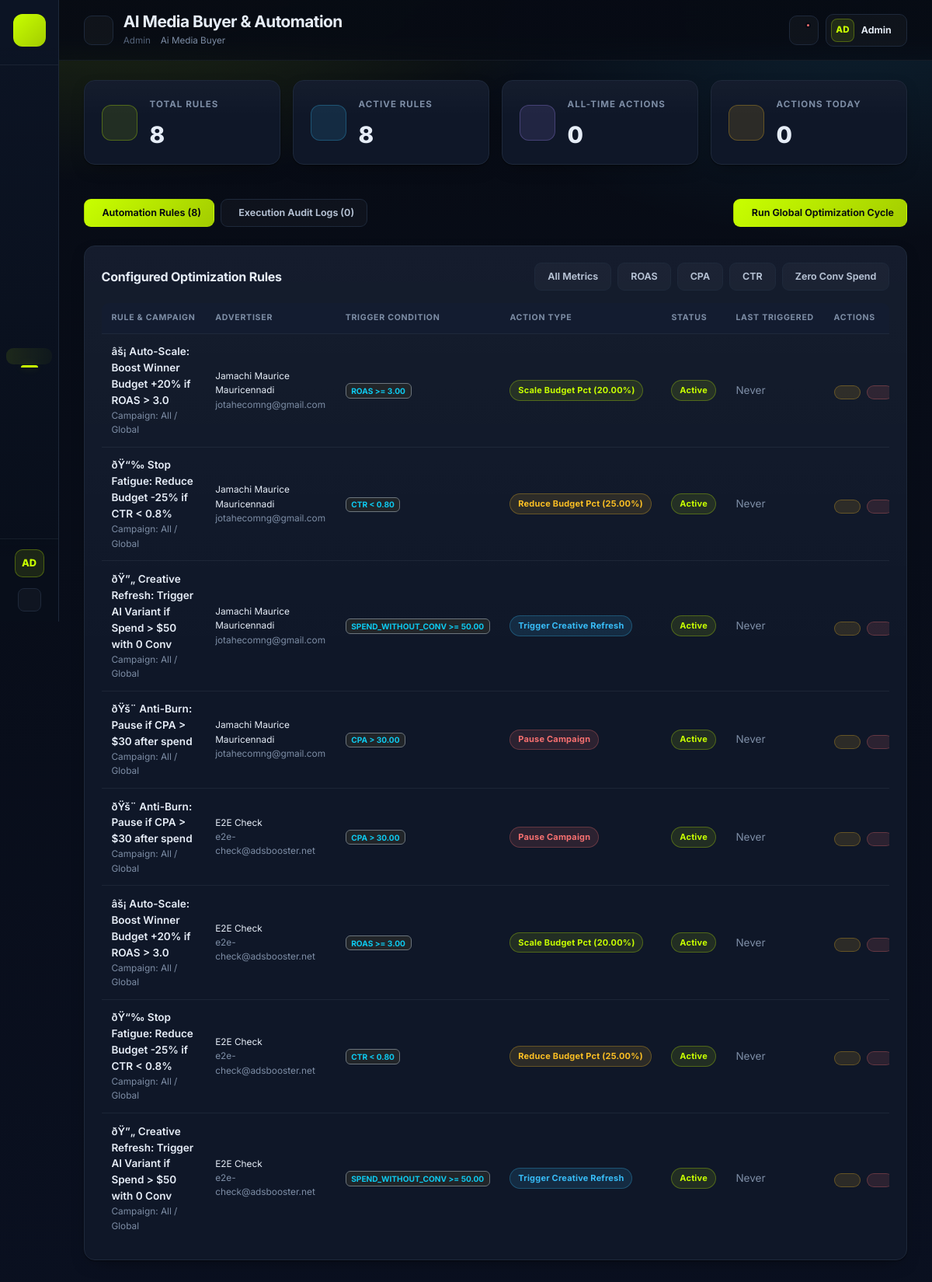
The app's page /admin/ai-media-buyer.php (signed in) with its own data.
### tables this page shows
CREATE TABLE IF NOT EXISTS `ai_media_buyer_rules` (
  `id` int NOT NULL AUTO_INCREMENT,
  `user_id` int NOT NULL,
  `campaign_id` int DEFAULT NULL,
  `rule_name` varchar(255) NOT NULL,
  `condition_metric` enum('cpa','ctr','roas','spend_without_conv','frequency') NOT NULL,
  `condition_operator` enum('>','<','>=','<=') NOT NULL,
  `condition_value` decimal(10,2) NOT NULL,
  `action_type` enum('pause_campaign','scale_budget_pct','reduce_budget_pct','trigger_creative_refresh','notify_only') NOT NULL,
  `action_value` decimal(10,2) DEFAULT '0.00',
  `is_active` tinyint(1) DEFAULT '1',
  `last_triggered_at` timestamp NULL DEFAULT NULL,
  `created_at` timestamp NULL DEFAULT CURRENT_TIMESTAMP,
  PRIMARY KEY (`id`),
  KEY `idx_media_buyer_user` (`user_id`)
);

CREATE TABLE IF NOT EXISTS `users` (
  `id` int NOT NULL AUTO_INCREMENT,
  `full_name` varchar(150) DEFAULT NULL,
  `email` varchar(190) DEFAULT NULL,
  `ad_credits` decimal(12,2) DEFAULT '0.00',
  `ai_credits` int DEFAULT '0',
  `ai_preferred_provider` varchar(20) DEFAULT NULL,
  `avatar` varchar(500) DEFAULT NULL,
  `company` varchar(150) DEFAULT NULL,
  `user_role` varchar(50) DEFAULT 'user',
  `plan_id` int DEFAULT NULL,
  `status` varchar(20) DEFAULT 'active',
  `is_admin` tinyint(1) DEFAULT '0',
  `password` varchar(255) DEFAULT NULL,
  `role` varchar(50) DEFAULT 'user',
  `phone` varchar(50) DEFAULT NULL,
  `facebook` varchar(500) DEFAULT NULL,
  `twitter` varchar(500) DEFAULT NULL,
  `linkedin` varchar(500) DEFAULT NULL,
  `account_type` varchar(30) DEFAULT 'individual',
  `google_id` varchar(64) DEFAULT NULL,
  `referral_code` varchar(32) DEFAULT NULL,
  `referred_by` int DEFAULT NULL,
  `onboarding_completed` tinyint(1) NOT NULL DEFAULT '0',
  `two_factor_secret` varchar(255) DEFAULT NULL,
  `two_factor_enabled` tinyint(1) NOT NULL DEFAULT '0',
  `totp_enabled` tinyint(1) NOT NULL DEFAULT '0',
  `created_at` datetime DEFAULT NULL,
  `achievement_points` int NOT NULL DEFAULT '0',
  `billing_cycle` varchar(20) NOT NULL DEFAULT 'monthly',
  `plan_expiry` datetime DEFAULT NULL,
  `auto_refill_enabled` tinyint(1) NOT NULL DEFAULT '0',
  `auto_refill_threshold` decimal(10,2) NOT NULL DEFAULT '10.00',
  `auto_refill_amount` decimal(12,2) NOT NULL DEFAULT '50.00',
  `auto_refill_gateway` varchar(40) DEFAULT NULL,
  `parent_user_id` int DEFAULT NULL,
  `username` varchar(100) DEFAULT NULL,
  `headline` varchar(255) DEFAULT NULL,
  `bio` text,
  `two_factor_backup` text,
  `fa_attempts` int NOT NULL DEFAULT '0',
  `is_verified_seller` tinyint(1) NOT NULL DEFAULT '0',
  `totp_secret` varchar(255) DEFAULT NULL,
  `two_factor_type` varchar(20) DEFAULT NULL,
  `two_factor_setup_at` datetime DEFAULT NULL,
  `remember_token` varchar(64) DEFAULT NULL,
  `remember_token_expires_at` datetime DEFAULT NULL,
  `email_2fa_code` varchar(255) DEFAULT NULL,
  `email_2fa_expires_at` datetime DEFAULT NULL,
  `2fa_attempts` tinyint unsigned NOT NULL DEFAULT '0',
  `onboarding_popup_dismissed` tinyint unsigned NOT NULL DEFAULT '0',
  PRIMARY KEY (`id`),
  UNIQUE KEY `email` (`email`),
  UNIQUE KEY `uq_users_referral_code` (`referral_code`),
  KEY `idx_users_referred_by` (`referred_by`),
  KEY `idx_users_referral_code` (`referral_code`)
);

### config/db.php (called while the page is built, shortened)
<?php
class Database
{
    private static ?Database $instance = null;
    private ?PDO $connection = null;
    private string $host = '127.0.0.1';
    private string $port = '3306';
    private string $dbname = 'adsbooster';
    private string $charset = 'utf8mb4';
    private string $username = 'root';
    private string $password = '';
    private function __construct()
    {
        $dsn = "mysql:host={$this->host};port={$this->port};dbname={$this->dbname};charset={$this->charset}";
        $options = [
            PDO::ATTR_ERRMODE            => PDO::ERRMODE_EXCEPTION,
            PDO::ATTR_DEFAULT_FETCH_MODE => PDO::FETCH_ASSOC,
            PDO::ATTR_EMULATE_PREPARES   => false,
            PDO::ATTR_TIMEOUT            => 8,
        ];
        try {
            $this->connection = new PDO($dsn, $this->username, $this->password, $options);
        } catch (PDOException $e) {
            error_log("Database connection failed: " . $e->getMessage());
            throw new \PDOException(
                'Database connection failed (db=' . $this->dbname . ', user=' . $this->username
                    . '): ' . $e->getMessage(),
                (int)$e->getCode(),
                $e
            );
        }
    }
    public static function getInstance(): self
    {
        if (self::$instance === null) {
            self::$instance = new self();
        }
        return self::$instance;
    }
    public function query(string $sql, array $params = []): PDOStatement
    {
        $stmt = $this->connection->prepare($sql);
        $stmt->execute($params);
        return $stmt;
    }
    public function fetchOne(string $sql, array $params = []): ?array
    {
        $stmt = $this->query($sql, $params);
        $result = $stmt->fetch();
        return $result ?: null;
    }
    public function fetchAll(string $sql, array $params = []): array
    {
        $stmt = $this->query($sql, $params);
        return $stmt->fetchAll();
    }
    public function count(string $table, string $where = '1=1', array $params = []): int
    {
        $sql = "SELECT COUNT(*) as cnt FROM {$table} WHERE {$where}";
        $result = $this->fetchOne($sql, $params);
        return (int)($result['cnt'] ?? 0);
    }
}
function db(): Database
{
    return Database::getInstance();
}

### admin/ai-media-buyer.php (the view, shortened to what this page needs)
<?php declare(strict_types=1);
$totalRules    = db()->count('ai_media_buyer_rules');
$activeRules   = db()->count('ai_media_buyer_rules', 'is_active = 1');
$totalLogs     = db()->count('ai_media_buyer_logs');
$actionsToday  = db()->count('ai_media_buyer_logs', 'DATE(created_at) = CURDATE()');
$tab = $_GET['tab'] ?? 'rules';
$filterMetric = $_GET['metric'] ?? '';
$ruleWhere = '1=1';
$ruleParams = [];
$rules = db()->fetchAll(
    "SELECT r.*, u.full_name, u.email, c.campaign_name
     FROM ai_media_buyer_rules r
     LEFT JOIN users u ON u.id = r.user_id
     LEFT JOIN ad_campaigns c ON c.id = r.campaign_id
     WHERE {$ruleWhere}
     ORDER BY r.created_at DESC LIMIT 100",
    $ruleParams
);
require_once __DIR__ . '/sidebar.php';
?>
<div class="row g-3 mb-4">
    <div class="col-xl-3 col-md-6">
        <div class="admin-card d-flex align-items-center gap-3">
            <div class="card-icon green"><i class="ph-bold ph-cpu"></i></div>
            <div>
                <div class="card-title">Total Rules</div>
                <div class="card-value"><?= number_format($totalRules) ?></div>
            </div>
        </div>
    </div>
    <div class="col-xl-3 col-md-6">
        <div class="admin-card d-flex align-items-center gap-3">
            <div class="card-icon blue"><i class="ph-bold ph-play-circle"></i></div>
            <div>
                <div class="card-title">Active Rules</div>
                <div class="card-value"><?= number_format($activeRules) ?></div>
            </div>
        </div>
    </div>
    <div class="col-xl-3 col-md-6">
        <div class="admin-card d-flex align-items-center gap-3">
            <div class="card-icon purple"><i class="ph-bold ph-lightning"></i></div>
            <div>
                <div class="card-title">All-Time Actions</div>
                <div class="card-value"><?= number_format($totalLogs) ?></div>
            </div>
        </div>
    </div>
    <div class="col-xl-3 col-md-6">
        <div class="admin-card d-flex align-items-center gap-3">
            <div class="card-icon yellow"><i class="ph-bold ph-clock-counter-clockwise"></i></div>
            <div>
                <div class="card-title">Actions Today</div>
                <div class="card-value"><?= number_format($actionsToday) ?></div>
            </div>
        </div>
    </div>
</div>
<div class="d-flex flex-wrap align-items-center justify-content-between gap-3 mb-4">
    <div class="d-flex gap-2">
        <a href="?tab=rules" class="btn-admin <?= $tab === 'rules' ? 'btn-admin-green' : 'btn-admin-outline' ?>">
            <i class="ph-bold ph-sliders"></i> Automation Rules (<?= $totalRules ?>)
        </a>
        <a href="?tab=logs" class="btn-admin <?= $tab === 'logs' ? 'btn-admin-green' : 'btn-admin-outline' ?>">
            <i class="ph-bold ph-list-dashes"></i> Execution Audit Logs (<?= $totalLogs ?>)
        </a>
    </div>
    <form method="POST" onsubmit="return confirm('Run global AI media buyer evaluation on all active campaigns right now?');">
        <button type="submit" class="btn-admin btn-admin-green">
            <i class="ph-bold ph-lightning"></i> Run Global Optimization Cycle
        </button>
    </form>
</div>
<?php if ($tab === 'rules'): ?>
    <div class="admin-card">
        <div class="d-flex flex-wrap align-items-center justify-content-between gap-3 mb-3">
            <h6 class="text-white fw-bold mb-0">Configured Optimization Rules</h6>
            <div class="d-flex gap-2">
                <a href="?tab=rules" class="btn-admin btn-admin-outline <?= !$filterMetric ? 'active' : '' ?>">All Metrics</a>
                <a href="?tab=rules&metric=roas" class="btn-admin btn-admin-outline <?= $filterMetric === 'roas' ? 'active' : '' ?>">ROAS</a>
                <a href="?tab=rules&metric=cpa" class="btn-admin btn-admin-outline <?= $filterMetric === 'cpa' ? 'active' : '' ?>">CPA</a>
                <a href="?tab=rules&metric=ctr" class="btn-admin btn-admin-outline <?= $filterMetric === 'ctr' ? 'active' : '' ?>">CTR</a>
                <a href="?tab=rules&metric=spend_without_conv" class="btn-admin btn-admin-outline <?= $filterMetric === 'spend_without_conv' ? 'active' : '' ?>">Zero Conv Spend</a>
            </div>
        </div>
        <?php if (empty($rules)): ?>
            <p class="text-muted py-4 text-center">No media buyer automation rules found.</p>
        <?php else: ?>
            <div class="table-responsive">
                <table class="admin-table">
                    <thead>
                        <tr>
                            <th>Rule & Campaign</th>
                            <th>Advertiser</th>
                            <th>Trigger Condition</th>
                            <th>Action Type</th>
                            <th>Status</th>
                            <th>Last Triggered</th>
                            <th>Actions</th>
                        </tr>
                    </thead>
                    <tbody>
                        <?php foreach ($rules as $r): ?>
                            <tr>
                                <td>
                                    <div class="fw-semibold text-white"><?= htmlspecialchars($r['rule_name']) ?></div>
                                    <div class="text-muted small">Campaign: <?= htmlspecialchars($r['campaign_name'] ?? 'All / Global') ?></div>
                                </td>
                                <td>
                                    <div class="text-white small"><?= htmlspecialchars($r['full_name'] ?? 'System') ?></div>
                                    <div class="text-muted small"><?= htmlspecialchars($r['email'] ?? '') ?></div>
                                </td>
                                <td>
                                    <span class="badge bg-dark border border-secondary text-info">
                                        <?= strtoupper($r['condition_metric']) ?> <?= $r['condition_operator'] ?> <?= $r['condition_value'] ?>
                                    </span>
                                </td>
                                <td>
                                    <?php
                                    $actionBadges = [
                                        'pause_campaign' => 'badge-status rejected',
                                        'scale_budget_pct' => 'badge-status active',
                                        'reduce_budget_pct' => 'badge-status warning',
                                        'trigger_creative_refresh' => 'badge-status in_progress',
                                        'notify_only' => 'badge-status pending',
                                    ];
                                    $cls = $actionBadges[$r['action_type']] ?? 'badge-status pending';
                                    ?>
                                    <span class="<?= $cls ?>">
                                        <?= ucwords(str_replace('_', ' ', $r['action_type'])) ?>
                                        <?= $r['action_value'] > 0 ? "({$r['action_value']}%)" : '' ?>
                                    </span>
                                </td>
                                <td>
                                    <span class="badge-status <?= $r['is_active'] ? 'active' : 'inactive' ?>">
                                        <?= $r['is_active'] ? 'Active' : 'Paused' ?>
                                    </span>
                                </td>
                                <td class="text-muted small">
                                    <?= $r['last_triggered_at'] ? dt($r['last_triggered_at'], 'M j, Y H:i') : 'Never' ?>
                                </td>
                                <td>
                                    <div class="d-flex gap-2">
                                        <form method="POST" style="display:inline;">
                                            <button type="submit" class="btn-admin <?= $r['is_active'] ? 'btn-admin-yellow' : 'btn-admin-green' ?>" title="Toggle Status">
                                            </button>
                                        </form>
                                        <form method="POST" style="display:inline;" onsubmit="return confirm('Delete this rule permanently?');">
                                            <button type="submit" class="btn-admin btn-admin-red" title="Delete Rule">
                                            </button>
                                        </form>
                                    </div>
                                </td>
                            </tr>
                        <?php endforeach; ?>
                    </tbody>
                </table>
            </div>
        <?php endif; ?>
    </div>
<?php endif; ?>
<?php require_once __DIR__ . '/footer.php'; ?>

### records on screen
ai_media_buyer_rules: rule_name "âš¡ Auto-Scale: Boost Winner Budget +20% if ROAS > 3.0", campaign_name "All / Global", user.full_name "Jamachi Maurice Mauricennadi", user.email "jotahecomng@gmail.com", condition_metric "ROAS", condition_operator ">=", condition_value "3.00", action_type "Scale Budget Pct", action_value "20.00", is_active "Active", shows "Never"
ai_media_buyer_rules: rule_name "ðŸ“‰ Stop Fatigue: Reduce Budget -25% if CTR < 0.8%", campaign_name "All / Global", user.full_name "Jamachi Maurice Mauricennadi", user.email "jotahecomng@gmail.com", condition_metric "CTR", condition_operator "<", condition_value "0.80", action_type "Reduce Budget Pct", action_value "25.00", is_active "Active", shows "Never"
ai_media_buyer_rules: rule_name "ðŸ”„ Creative Refresh: Trigger AI Variant if Spend > $50 with 0 Conv", campaign_name "All / Global", user.full_name "Jamachi Maurice Mauricennadi", user.email "jotahecomng@gmail.com", condition_metric "SPEND_WITHOUT_CONV", condition_operator ">=", condition_value "50.00", action_type "Trigger Creative Refresh", is_active "Active", shows "Never"
ai_media_buyer_rules: rule_name "ðŸš¨ Anti-Burn: Pause if CPA > $30 after spend", campaign_name "All / Global", user.full_name "Jamachi Maurice Mauricennadi", user.email "jotahecomng@gmail.com", condition_metric "CPA", condition_operator ">", condition_value "30.00", action_type "Pause Campaign", is_active "Active", shows "Never"
ai_media_buyer_rules: rule_name "ðŸš¨ Anti-Burn: Pause if CPA > $30 after spend", campaign_name "All / Global", user.full_name "E2E Check", user.email "e2e-check@adsbooster.net", condition_metric "CPA", condition_operator ">", condition_value "30.00", action_type "Pause Campaign", is_active "Active", shows "Never"
ai_media_buyer_rules: rule_name "âš¡ Auto-Scale: Boost Winner Budget +20% if ROAS > 3.0", campaign_name "All / Global", user.full_name "E2E Check", user.email "e2e-check@adsbooster.net", condition_metric "ROAS", condition_operator ">=", condition_value "3.00", action_type "Scale Budget Pct", action_value "20.00", is_active "Active", shows "Never"
ai_media_buyer_rules: rule_name "ðŸ“‰ Stop Fatigue: Reduce Budget -25% if CTR < 0.8%", campaign_name "All / Global", user.full_name "E2E Check", user.email "e2e-check@adsbooster.net", condition_metric "CTR", condition_operator "<", condition_value "0.80", action_type "Reduce Budget Pct", action_value "25.00", is_active "Active", shows "Never"
ai_media_buyer_rules: rule_name "ðŸ”„ Creative Refresh: Trigger AI Variant if Spend > $50 with 0 Conv", campaign_name "All / Global", user.full_name "E2E Check", user.email "e2e-check@adsbooster.net", condition_metric "SPEND_WITHOUT_CONV", condition_operator ">=", condition_value "50.00", action_type "Trigger Creative Refresh", is_active "Active", shows "Never"

### other values on screen
$adminInitials "AD"
$pageTitle "AI Media Buyer & Automation"
$adminName "Admin"
$totalRules "8"
$activeRules "8"
$totalLogs "0"
$actionsToday "0"
